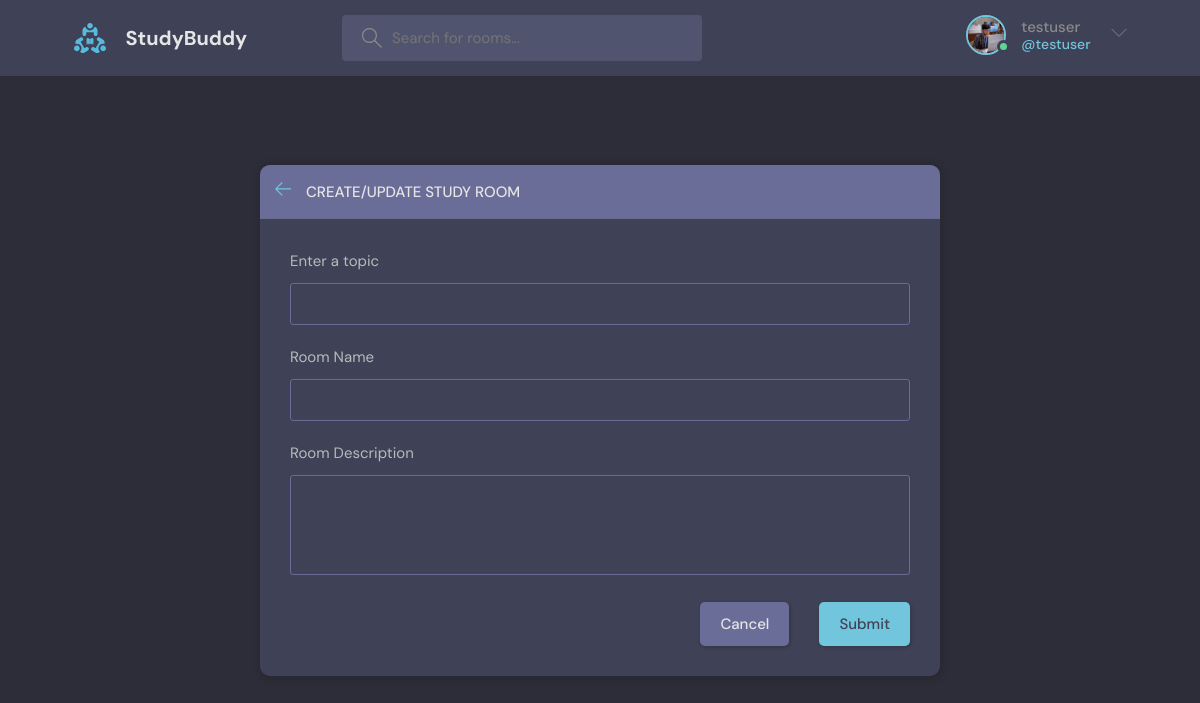
/create-room/ (signed in), run on the app's committed database.
### base/models.py (models this page shows)
class User(AbstractUser):
  name = models.CharField(max_length= 200)
  email = models.EmailField(unique=True)
  bio = models.TextField(null=True)
  avatar= models.ImageField(null=True, default="avatar.svg")
  USERNAME_FIELD = 'email'
  REQUIRED_FIELDS = ['username', 'name']

### base/views.py (the view, shortened to what this page needs)
# urls.py: path('create-room/', views.createRoom, name="create-room"),
@login_required(login_url='login')
def createRoom(request):
    form = RoomForm()
    topics = Topic.objects.all()
    context ={'form': form, 'topics': topics }
    return render(request, 'base/room_form.html',context)

### base/forms.py
class RoomForm(ModelForm):
  class Meta:
    model = Room
    fields = '__all__'
    exclude = ['host', 'participants']

### base/templates/base/room_form.html (shortened to what this page needs)
{% extends 'main.html' %}
{% block content %}
  <main class="create-room layout">
    <div class="container">
      <div class="layout__box">
        <div class="layout__boxHeader">
          <div class="layout__boxTitle">
            <a href="{% url 'home' %}">
              <svg version="1.1" xmlns="http://www.w3.org/2000/svg" width="32" height="32" viewBox="0 0 32 32">
                <title>arrow-left</title>
                <path
                  d="M13.723 2.286l-13.723 13.714 13.719 13.714 1.616-1.611-10.96-10.96h27.625v-2.286h-27.625l10.965-10.965-1.616-1.607z">
                </path>
              </svg>
            </a>
            <h3>Create/Update Study Room</h3>
          </div>
        </div>
        <div class="layout__body">
          <form class="form" action="" method="POST">
            <div class="form__group">
              <label for="room_topic">Enter a topic</label>
              <input required type="text" value="{{room.topic.name}}" name="topic" list="topic-list" />
            </div>
            <div class="form__group">
              <label for="room_name">Room Name</label>
              {{form.name}}
            </div>
            <div class="form__group">
              <label for="room_description">Room Description</label>
              {{form.description}}
            </div>
            <div class="form__action">
              <a class="btn btn--dark" href="{{request.META.HTTP_REFERER}}">Cancel</a>
              <button class="btn btn--main" type="submit">Submit</button>
            </div>
          </form>
        </div>
      </div>
    </div>
  </main>
{% endblock %}

### templates/navbar.html (shortened to what this page needs)
{% load static %}
<header class="header header--loggedIn">
  <div class="container">
    <a href="{% url 'home' %}" class="header__logo">
      <img src="{% static 'images/logo.svg' %}" />
      <h1>StudyBuddy</h1>
    </a>
    <form class="header__search" method="GET" action="{% url 'home' %}">
      <label>
        <input name="q" placeholder="Search for rooms..." />
      </label>
    </form>
    <nav class="header__menu">
      {% if request.user.is_authenticated %}
      <div class="header__user">
        <a href="{% url 'update-user' %}">
          <div class="avatar avatar--medium active">
            <img src="{{ request.user.avatar.url }}" />
          </div>
          <p>{{ request.user.username }}<span>@{{ request.user.username }}</span></p>
        </a>
        <button class="dropdown-button">
          <svg version="1.1" xmlns="http://www.w3.org/2000/svg" width="32" height="32" viewBox="0 0 32 32">
            <title>chevron-down</title>
            <path d="M16 21l-13-13h-3l16 16 16-16h-3l-13 13z"></path>
          </svg>
        </button>
      </div>
      {% else %}
      <a href="{% url 'login' %}">
        <img src="{% static 'images/avatar.svg' %}" />
        <p>Login</p>
      </a>
      {% endif %}
    </nav>
  </div>
</header>

### data on the page
User: user.avatar (picture), user.username "testuser"
